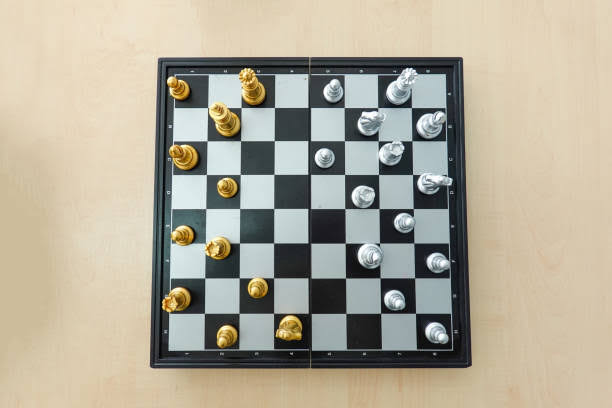
#> input picture server/board1.png, 612 x 408 px
$ jupyter execute board.ipynb
#> lines starting #> are read from the running program, lines starting #| are printed output that depends on the picture; after the words box and inside, x2 and y2 are one past the last pixel; in counts of white or black regions, pixels touching at a corner belong together
[cell 1]
import cv2
import numpy as np
import matplotlib.pyplot as plt

[cell 2]
imagem = cv2.imread("board1.png")
#> imagem is the input picture: shape (408, 612, 3); mean B, G, R 153.5, 170.8, 177.6
imagem_rgb = cv2.cvtColor(imagem, cv2.COLOR_BGR2RGB)

# Mostrar imagem original
plt.figure(figsize=(8, 8))
plt.title("Imagem Original")
plt.imshow(imagem_rgb)
plt.axis("off")
plt.show()

[cell 3]
cinza = cv2.cvtColor(imagem, cv2.COLOR_BGR2GRAY)
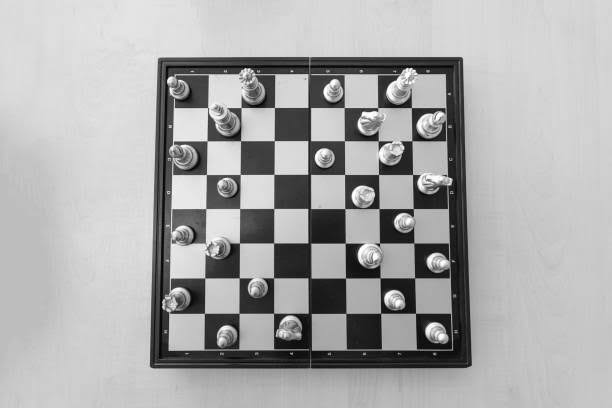
#> cinza: shape (408, 612); min 0, max 255, mean 170.9
borrada = cv2.GaussianBlur(cinza, (5, 5), 0)

# Detectar bordas com Canny
bordas = cv2.Canny(borrada, 50, 150)
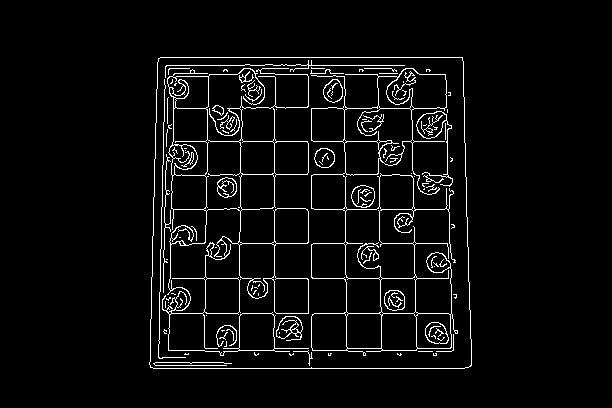
#> bordas: shape (408, 612); 4.5% white in thin lines or dots, all inside (x1, y1, x2, y2) = (149, 57, 472, 369)

# Encontrar contornos
contornos, _ = cv2.findContours(bordas, cv2.RETR_EXTERNAL, cv2.CHAIN_APPROX_SIMPLE)
#> contornos = 1 contour; box (x1, y1, x2, y2) and area: (149, 57, 472, 369) 97463

# Procurar o maior quadrilátero
contorno_tabuleiro = None
maior_area = 0

for contorno in contornos:
    perimetro = cv2.arcLength(contorno, True)
    aprox = cv2.approxPolyDP(contorno, 0.02 * perimetro, True)

    if len(aprox) == 4:
        area = cv2.contourArea(aprox)
        if area > maior_area:
            maior_area = area
            contorno_tabuleiro = aprox
#> this loop made 1 pass
#> (perimetro, area, maior_area, contorno_tabuleiro) on pass 1: (1251.9, 96407, 96407, [[158, 58], [150, 367], [471, 365], [462, 57]])
#> after the loop, maior_area = 96407

# Mostrar erro se nada for encontrado
if contorno_tabuleiro is None:
    raise Exception("Tabuleiro não encontrado na imagem.")

[cell 4]
# Ordenar os pontos do contorno
def ordenar_pontos(pontos):
    pontos = pontos.reshape(4, 2)
#> pontos = [[158, 58], [150, 367], [471, 365], [462, 57]]
    soma = pontos.sum(axis=1)
#> soma = [216, 517, 836, 519]
    diff = np.diff(pontos, axis=1)
#> diff = [-100, 217, -106, -405]

    topo_esq = pontos[np.argmin(soma)]
#> topo_esq = [158, 58]
    baixo_dir = pontos[np.argmax(soma)]
#> baixo_dir = [471, 365]
    topo_dir = pontos[np.argmin(diff)]
#> topo_dir = [462, 57]
    baixo_esq = pontos[np.argmax(diff)]
#> baixo_esq = [150, 367]

    return np.array([topo_esq, topo_dir, baixo_dir, baixo_esq], dtype="float32")

# Aplicar warp perspective
pontos_ordenados = ordenar_pontos(contorno_tabuleiro)
#> pontos_ordenados = [[158, 58], [462, 57], [471, 365], [150, 367]]
largura = altura = 800

pontos_destino = np.array([
    [0, 0],
    [largura - 1, 0],
    [largura - 1, altura - 1],
    [0, altura - 1]
], dtype="float32")

matriz = cv2.getPerspectiveTransform(pontos_ordenados, pontos_destino)
#> matriz = [[2.64, 0.0685, -421.9], [0.00907, 2.76, -161.3], [-9.01e-06, 0.000183, 1]]
warp = cv2.warpPerspective(imagem, matriz, (largura, altura))
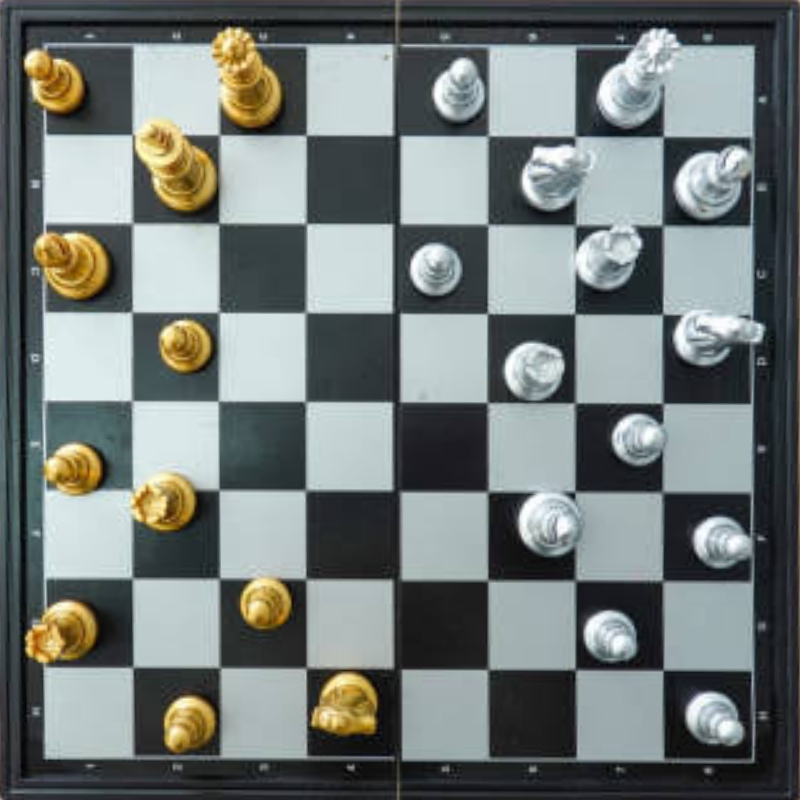
#> warp: shape (800, 800, 3); mean B, G, R 121.1, 123.1, 116
warp_rgb = cv2.cvtColor(warp, cv2.COLOR_BGR2RGB)

plt.figure(figsize=(16, 8))

# Imagem original
plt.subplot(1, 2, 1)
plt.title("Imagem Original")
plt.imshow(imagem_rgb)
plt.axis("off")

# Imagem corrigida
plt.subplot(1, 2, 2)
plt.title("Tabuleiro Corrigido (Perspectiva)")
plt.imshow(warp_rgb)
plt.axis("off")

plt.tight_layout()
plt.show()
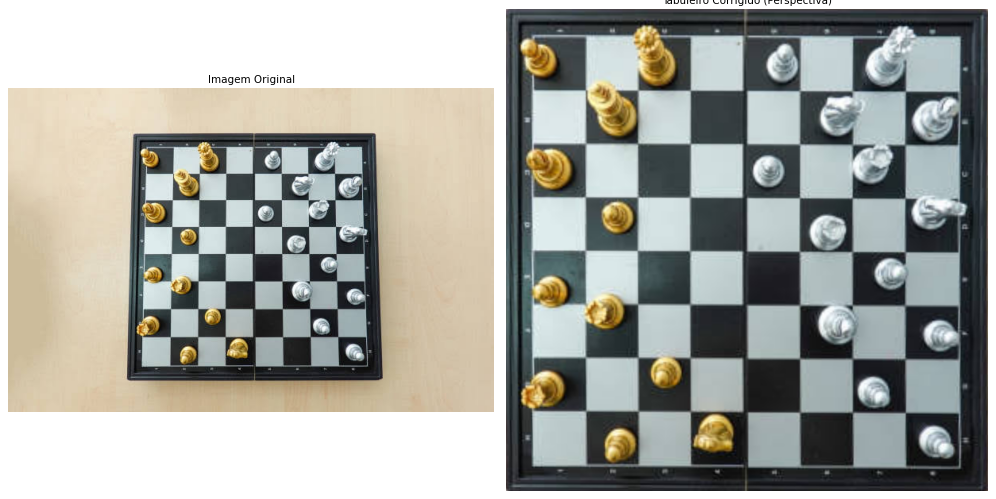
#> figure drawn by matplotlib, 2 panels

$ run again, with server/board2.png copied over server/board1.png
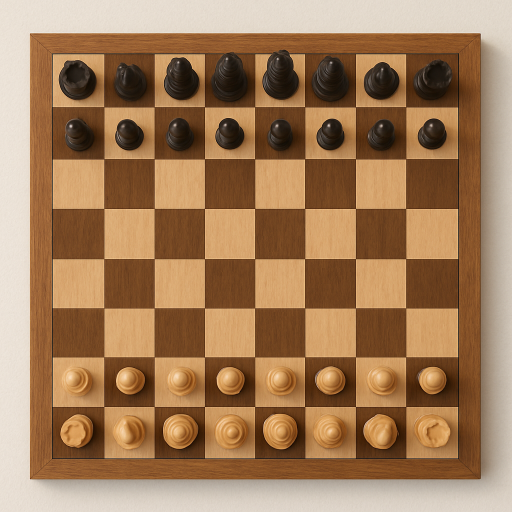
#> input picture server/board2.png, 1024 x 1024 px (shown at 1/2 size)
#> imagem is the input picture: shape (1024, 1024, 3); mean B, G, R 89.2, 124.1, 161.1
#> `bordas = cv2.Canny(borrada, 50, 150)`:
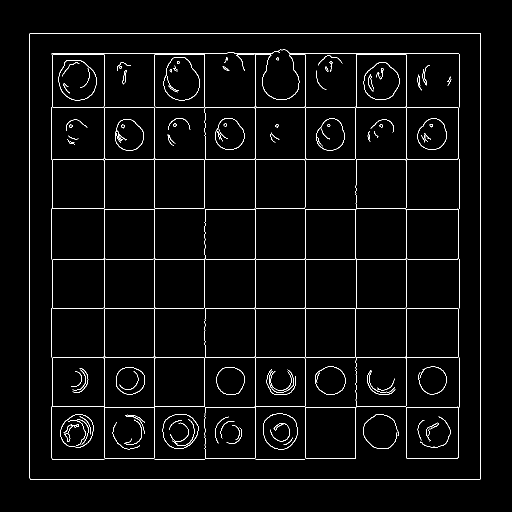
#> bordas: shape (1024, 1024) (shown at 1/2 size); 2.6% white in thin lines or dots, all inside (x1, y1, x2, y2) = (59, 66, 962, 960)
#> contornos = 1 contour; box (x1, y1, x2, y2) and area: (59, 66, 962, 960) 804659
#> the loop `for contorno in contornos:` made 1 pass
#> (perimetro, area, maior_area, contorno_tabuleiro) on pass 1: (3596.4, 802792, 802792, [[59, 67], [60, 958], [961, 957], [960, 66]])
#> after the loop `for contorno in contornos:`: maior_area = 802792
#> pontos = [[59, 67], [60, 958], [961, 957], [960, 66]]
#> soma = [126, 1018, 1918, 1026]
#> diff = [8, 898, -4, -894]
#> topo_esq = [59, 67]
#> baixo_dir = [961, 957]
#> topo_dir = [960, 66]
#> baixo_esq = [60, 958]
#> pontos_ordenados = [[59, 67], [960, 66], [961, 957], [60, 958]]
#> matriz = [[0.887, -0.000995, -52.25], [0.000995, 0.897, -60.14], [1.68e-19, -3.01e-20, 1]]
#> `plt.show()`:
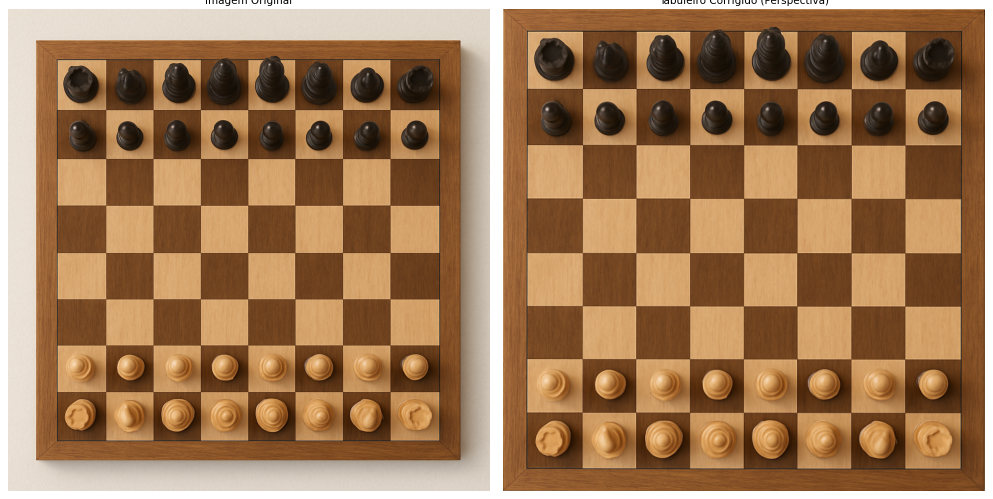
#> figure drawn by matplotlib, 2 panels
